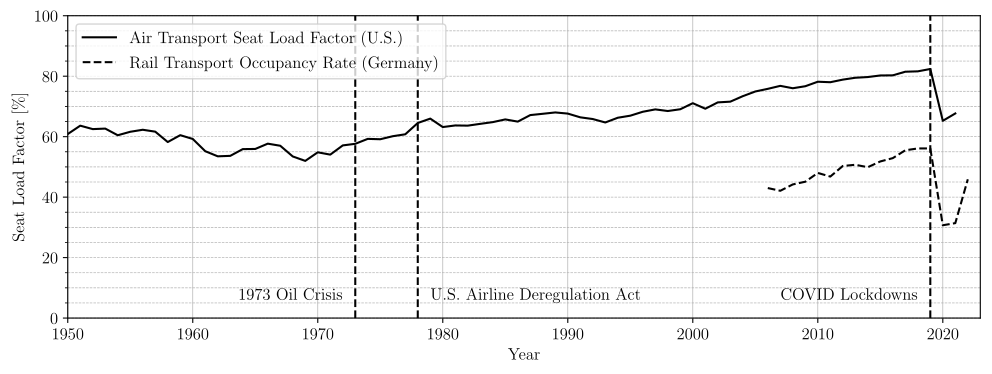

This chart was generated by the following Python code:
#%%
# runs code as interactive cell 
# https://code.visualstudio.com/docs/python/jupyter-support-py

# IMPORTS #######################################

# plotting
import matplotlib.pyplot as plt
import matplotlib.font_manager as font_manager
# unit conversion
cm = 1/2.54 # for inches-cm conversion
# time manipulation
from datetime import datetime

# data science
import numpy as np
import pandas as pd

# i/o
from pathlib import PurePath, Path

# SETUP #########################################

plt.rcParams.update({
    "text.usetex": True,
    "font.family": "Arial",
    "font.sans-serif": "Computer Modern",
    'font.size': 12
})

# DATA IMPORT ###################################

df_slf = pd.read_excel(
    io = 'data/data.xlsx',
    sheet_name = 'Aircraft',
    usecols = lambda column: column in [
        'year',
        'plf',
    ],
    dtype={
        'year': int,
        'plf': float,
    },
    header = 0,
    engine = 'openpyxl'
)
df_occupancy = pd.read_excel(
    io = 'data/data.xlsx',
    sheet_name = 'Rail (Germany)',
    usecols = lambda column: column in [
        'year',
        'occupancy rate',
    ],
    dtype={
        'year': int,
        'occupancy rate': float,
    },
    header = 0,
    engine = 'openpyxl'
)

# DATA MANIPULATION #############################

df_slf['plf'] = df_slf['plf'] * 100

# FIGURE ########################################

# SETUP ######################

fig, ax = plt.subplots(
    num = 'main',
    nrows = 1,
    ncols = 1,
    dpi = 300,
    figsize=(30*cm, 10*cm), # A4=(210x297)mm
)

# AXIS LIMITS ################

plt.xlim(1950, 2023)
plt.ylim(0, 100)

# TICKS AND LABELS ###########

ax.minorticks_on()
ax.tick_params(axis='x', which='minor', bottom=False)

# GRIDS ######################

ax.grid(which='major', axis='x', linestyle='-', linewidth = 0.5)
ax.grid(which='both', axis='y', linestyle='--', linewidth = 0.5)

# AXIS LABELS ################

ax.set_xlabel("Year")
ax.set_ylabel("Seat Load Factor [\%]")

# PLOTTING ###################

ax.plot(
    df_slf['year'],
    df_slf['plf'],
    color = 'black',
    label = 'Air Transport Seat Load Factor (U.S.)',
    linestyle = '-',
)
ax.plot(
    df_occupancy['year'],
    df_occupancy['occupancy rate'],
    color = 'black',
    label = 'Rail Transport Occupancy Rate (Germany)',
    linestyle = '--',
)

# LEGEND #####################

ax.legend(loc='upper left')

# ANNOTATIONS ###############

ax.axvline(x=1978, color='black', linestyle='--')
ax.annotate(
    'U.S. Airline Deregulation Act',  # Text to display in the annotation box
    xy=(1978+1, 5),  # Position of the upper end of the vertical line
    ha='left',  # Horizontal alignment of the text
    va='bottom'  # Vertical alignment of the text
)

ax.axvline(x=1973, color='black', linestyle='--')
ax.annotate(
    '1973 Oil Crisis',  # Text to display in the annotation box
    xy=(1973-1, 5),  # Position of the upper end of the vertical line
    ha='right',  # Horizontal alignment of the text
    va='bottom'  # Vertical alignment of the text
)

ax.axvline(x=2019, color='black', linestyle='--')
ax.annotate(
    'COVID Lockdowns',  # Text to display in the annotation box
    xy=(2020-2, 5),  # Position of the upper end of the vertical line
    ha='right',  # Horizontal alignment of the text
    va='bottom'  # Vertical alignment of the text
)

# EXPORT #########################################

file_path = os.path.abspath(__file__)
file_name = os.path.splitext(os.path.basename(file_path))[0]
figure_name: str = str(file_name + '.pdf')

plt.savefig(
    fname = figure_name,
    format="pdf",
    bbox_inches='tight',
    transparent = False
)
